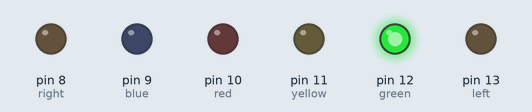
Simulated run of this sketch. Board: Arduino Uno, built with avr-gcc and run on an emulated ATmega328P. On the bench: output pins drawn as LEDs (lit = HIGH).

Above: at 0.05 s.
At 1.2 s:
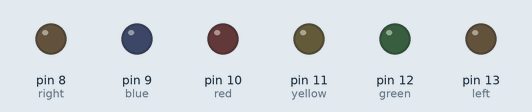
At 1.85 s:
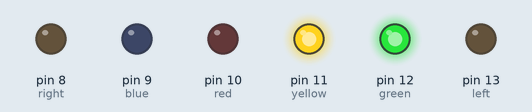
At 2.15 s:
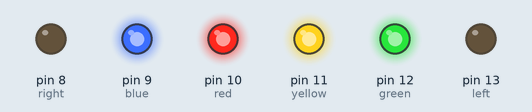
At 3.35 s:
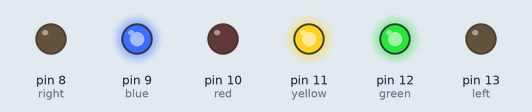
At 5.35 s:
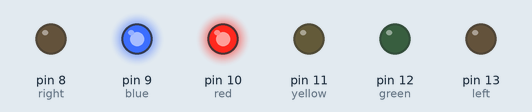
Timing chart, 0 to 6.7 s (numbered marks = the images above):
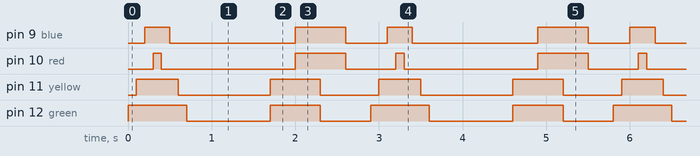

Measured:
- by itself, pin 9 (blue): repeats every 2.9 s: LOW 1.5 s, HIGH 0.60 s, LOW 0.50 s, HIGH 0.30 s
- by itself, pin 10 (red): repeats every 2.9 s: LOW 1.6 s, HIGH 0.60 s, LOW 0.60 s, HIGH 0.10 s
- by itself, pin 11 (yellow): repeats every 2.9 s: LOW 1.1 s, HIGH 0.60 s, LOW 0.70 s, HIGH 0.50 s
- by itself, pin 12 (green): repeats every 2.9 s: LOW 1.0 s, HIGH 0.60 s, LOW 0.60 s, HIGH 0.70 s

The sketch:

SNES_pad.ino
```cpp
int blue = 9;
int red = 10;
int yellow = 11;
int green = 12;
int left = 13;
int right = 8;

void setup() {
  // initialize digital pin 13 as an output.
  pinMode(blue, OUTPUT);
  pinMode(red, OUTPUT);
  pinMode(yellow, OUTPUT);
  pinMode(green, OUTPUT);
  pinMode(left, OUTPUT);
  pinMode(right, OUTPUT);
}

void loop() {
  digitalWrite(green, HIGH);   // turn the LED on (HIGH is the voltage level)
  delay(100);
  digitalWrite(yellow, HIGH);
  delay(100);
  digitalWrite(blue, HIGH);
  delay(100);
  digitalWrite(red, HIGH);
  delay(100);
  digitalWrite(red, LOW);    // turn the LED off by making the voltage LOW
  delay(100);
  digitalWrite(blue, LOW);
  delay(100);
  digitalWrite(yellow, LOW);
  delay(100);
  digitalWrite(green, LOW);
  delay(1000);              // wait for a second
  //Next Sequence
  digitalWrite(green, HIGH);
  digitalWrite(yellow, HIGH);
  delay(300);
  digitalWrite(red, HIGH);
  digitalWrite(blue, HIGH);
  delay(300);
  digitalWrite(green, LOW);
  digitalWrite(yellow, LOW);
  delay(300);
  digitalWrite(red, LOW);
  digitalWrite(blue, LOW);
  delay(300);
}
```
